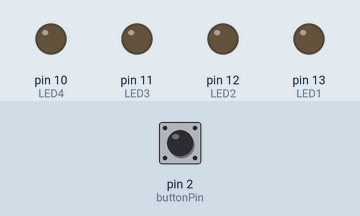
This sketch was run on a simulated Arduino Uno, built with avr-gcc and run on an emulated ATmega328P. Parts: output pins drawn as LEDs (lit = HIGH). Dashed ring = blinking. The test bench sets the inputs (shaded band); at power-on: pin 2 (buttonPin) LOW.

Above: at 1.2 s.
1.3 s: pin 2 (buttonPin) pulled HIGH for 0.15 s
At 1.46 s:
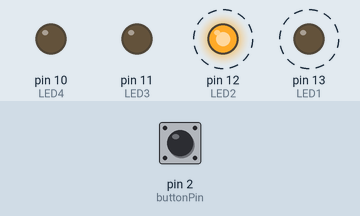
At 2.06 s:
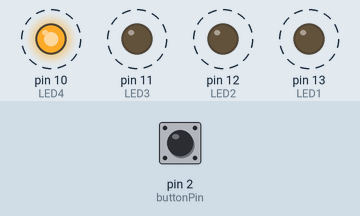
4.3 s: pin 2 (buttonPin) pulled HIGH for 3.2 s
At 4.56 s:
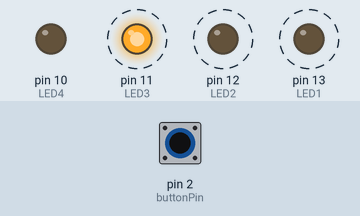
Timing chart, 0 to 9.0 s (numbered marks = the images above; inputs shaded):
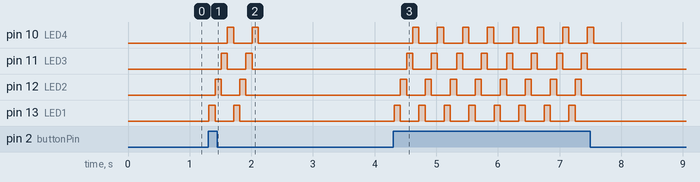

The sketch:

SS6_LEDs.ino
```cpp
const int LED1 = 13;
const int LED2 = 12;
const int LED3 = 11;
const int LED4 = 10;
const int buttonPin = 2;
int buttonState = 0;

void setup() {
  pinMode(buttonPin, INPUT);
  pinMode(LED1, OUTPUT);
  pinMode(LED2, OUTPUT);
  pinMode(LED3, OUTPUT);
  pinMode(LED4, OUTPUT);
}

void loop() {
  buttonState = digitalRead(buttonPin);
  delay(10);

  if (buttonState == HIGH) { // Button is pressed, animate the LEDs
    // Loop through LED pattern twice
    for (int i = 0; i < 2; i++) {
      digitalWrite(LED1, HIGH);
      delay(100);
      digitalWrite(LED1, LOW);
      digitalWrite(LED2, HIGH);
      delay(100);
      digitalWrite(LED2, LOW);
      digitalWrite(LED3, HIGH);
      delay(100);
      digitalWrite(LED3, LOW);
      digitalWrite(LED4, HIGH);
      delay(100);
      digitalWrite(LED4, LOW);
    }
  } else { // Button is not pressed, turn off LEDs
    digitalWrite(LED1, LOW);
    digitalWrite(LED2, LOW);
    digitalWrite(LED3, LOW);
    digitalWrite(LED4, LOW);
  }
}
```

Measured:
- after the input at 1.3 s, pin 10 (LED4): alternates HIGH for 0.10 s and LOW for 0.30 s, 4 changes in all, then stays LOW, starting after 0.31 s; pin 11 (LED3): alternates HIGH for 0.10 s and LOW for 0.30 s, 4 changes in all, then stays LOW, starting after 0.21 s
- after the input at 4.3 s, pin 10 (LED4): alternates HIGH for 0.10 s and LOW for 0.30 s, 16 changes in all, then stays LOW, starting after 0.32 s; pin 11 (LED3): alternates HIGH for 0.10 s and LOW for 0.30 s, 16 changes in all, then stays LOW, starting after 0.22 s
